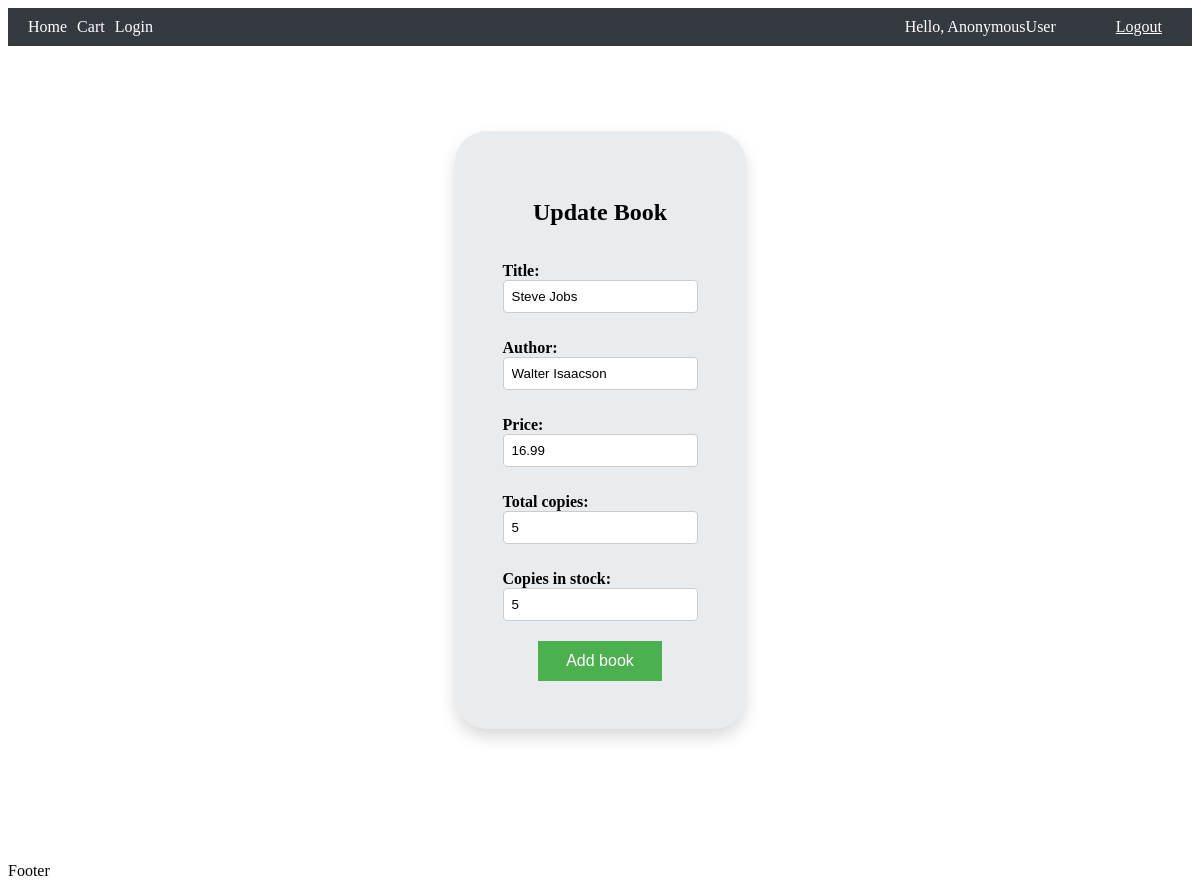
Screenshot of /updateBook/4 with the database file from the repository.
### book_store_arboleda/models.py (models this page shows, shortened)
class Book(models.Model):
    title=models.CharField(max_length=200,null=True)
    author=models.CharField(max_length=200,null=True)
    price = models.DecimalField(max_digits=10, decimal_places=2, default=default_price)
    total_copies = models.IntegerField(default=0)
    copies_in_stock = models.IntegerField(default=0)

### book_store_arboleda/views.py (the view)
# urls.py: path('updateBook/<str:pk>', views.updateBook,name='updateBook'),
def updateBook(request, pk):
    book = get_object_or_404(Book, pk=pk)
    form = Createbookform(request.POST or None, instance=book)
    if form.is_valid():
        book = form.save() # save the form instance to the book object
        book.save() # save the book object to the database
        return redirect('/', id=pk)
    return render(request, 'book_store_arboleda/updateBook.html', {'form': form})

### book_store_arboleda/forms.py
class Createbookform(ModelForm):
    class Meta:
        model=Book
        fields='__all__'

### book_store_arboleda/templates/book_store_arboleda/updateBook.html (shortened to what this page needs)
{% extends "book_store_arboleda/base.html" %}
{% load static%}
{% block css %}
<link rel="stylesheet" type="text/css" href="{% static 'css/book_store_arboleda/updateBook.css' %}">
{% endblock %}
{% block content %}
<div class="container">
    <div class="jumbotron">
        <div class="title">
            <h2>Update Book</h2>
        </div>
        <form method="POST" action="" >
            {{form.as_p}}
            <div class="center-button">
                <input class="button" type="submit" value="Add book">
            </div>
        </form>
    </div>
</div>
{% endblock %}

### static/css/book_store_arboleda/updateBook.css (style rules this page uses)
.container { display: flex; align-items: center; justify-content: center; height: 100vh; }
.jumbotron { background-color: #e9ecef; padding: 3rem 3rem; margin-bottom: 2rem; border-radius: 2rem; box-shadow: 0 .5rem 1rem rgba(0,0,0,.15); }
.button { background-color: #4CAF50; border: none; color: white; padding: 11px 28px; text-align: center; text-decoration: none; display: inline-block; font-size: 16px; }
form p { margin-bottom: 10px; }
form label { display: block; font-weight: bold; }
form input[type="text"], form input[type="text"], form input[type="number"], form input[type="number"] { width: 100%; padding: 8px; border: 1px solid #ccc; border-radius: 4px; box-sizing: border-box; margin-bottom: 10px; }
.title { display:flex; justify-content: center; align-items: center; }
.center-button { display: flex; justify-content: center; align-items: center; }

### rows the page displays
Book: title "Steve Jobs", author "Walter Isaacson", price "16.99", total_copies "5", copies_in_stock "5"

### other values shown
{{ request.user }} "AnonymousUser"
